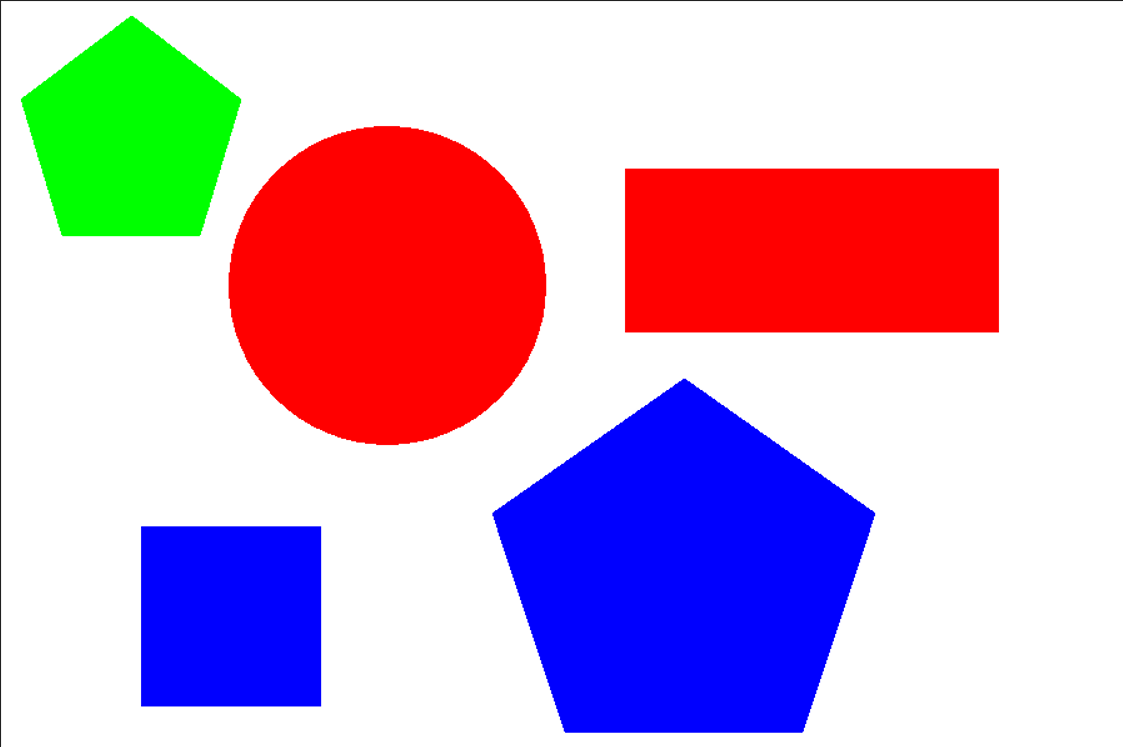
#> input picture Sample.png, 1123 x 747 px
$ python colour_detection.py
#> lines starting #> are read from the running program, lines starting #| are printed output that depends on the picture; after the words box and inside, x2 and y2 are one past the last pixel; in counts of white or black regions, pixels touching at a corner belong together
import numpy as np
import cv2


# Capturing video through webcam
img = cv2.imread(r"Sample.png")
#> img is the input picture: shape (747, 1123, 3); mean B, G, R 201.4, 173.2, 205.7


# Convert the imageFrame in BGR(RGB color space) to HSV(hue-saturation-value) color space
hsvFrame = cv2.cvtColor(img, cv2.COLOR_BGR2HSV)
#> hsvFrame: shape (747, 1123, 3); mean H, S, V 20.8, 91.6, 254.5


# Set range for red color and define mask
red_lower = np.array([0,50,50], np.uint8)
red_upper = np.array([10, 255, 255], np.uint8)
red_mask = cv2.inRange(hsvFrame, red_lower, red_upper)
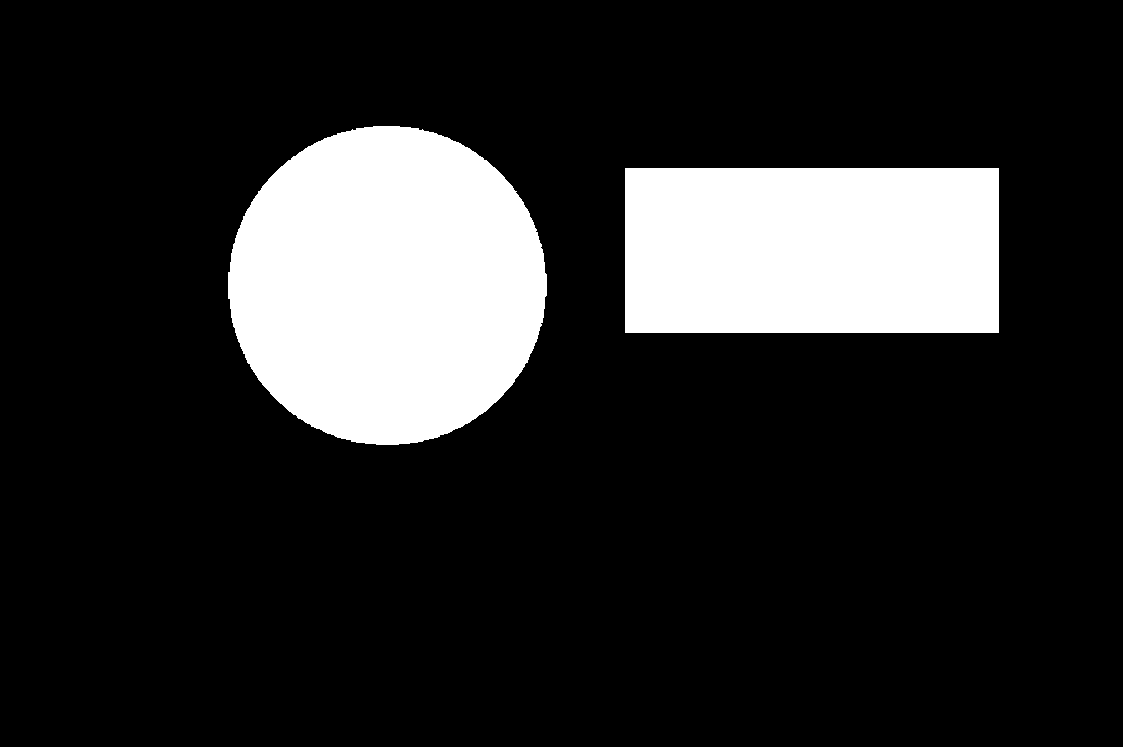
#> red_mask: shape (747, 1123); 16.9% white; 2 white regions, box (x1, y1, x2, y2) and area: (228, 126, 547, 445) 79811, (625, 168, 999, 333) 61710
cv2.imshow("red mask",red_mask)

# Set range for green color and define mask
green_lower = np.array([25, 52, 72], np.uint8)
green_upper = np.array([102, 255, 255], np.uint8)
green_mask = cv2.inRange(hsvFrame, green_lower, green_upper)
#> green_mask: shape (747, 1123); 4.1% white; 1 white region, box (x1, y1, x2, y2) and area: (21, 16, 241, 236) 34053
cv2.imshow("green mask",green_mask)

# Set range for blue color and define mask
blue_lower = np.array([94, 80, 2], np.uint8)
blue_upper = np.array([120, 255, 255], np.uint8)
blue_mask = cv2.inRange(hsvFrame, blue_lower, blue_upper)
#> blue_mask: shape (747, 1123); 15.1% white; 2 white regions, box (x1, y1, x2, y2) and area: (492, 379, 875, 733) 94463, (141, 526, 321, 707) 32580
cv2.imshow("blue mask",blue_mask)
# Morphological Transform, Dilation for each color and bitwise_and operator between img and mask determines to detect only that particular color
kernal = np.ones((5, 5), "uint8")

# For red color
red_mask = cv2.dilate(red_mask, kernal)
#> red_mask: shape (747, 1123); 17.4% white; 2 white regions, box (x1, y1, x2, y2) and area: (226, 124, 549, 447) 82389, (623, 166, 1001, 335) 63882
res_red = cv2.bitwise_and(img, img,
                            mask = red_mask)
cv2.imshow("and",res_red)


# For green color
green_mask = cv2.dilate(green_mask, kernal)
#> green_mask: shape (747, 1123); 4.3% white; 1 white region, box (x1, y1, x2, y2) and area: (19, 14, 243, 238) 35839
res_green = cv2.bitwise_and(img, img,
                            mask = green_mask)

# For blue color
blue_mask = cv2.dilate(blue_mask, kernal)
#> blue_mask: shape (747, 1123); 15.7% white; 2 white regions
res_blue = cv2.bitwise_and(img, img,
                            mask = blue_mask)
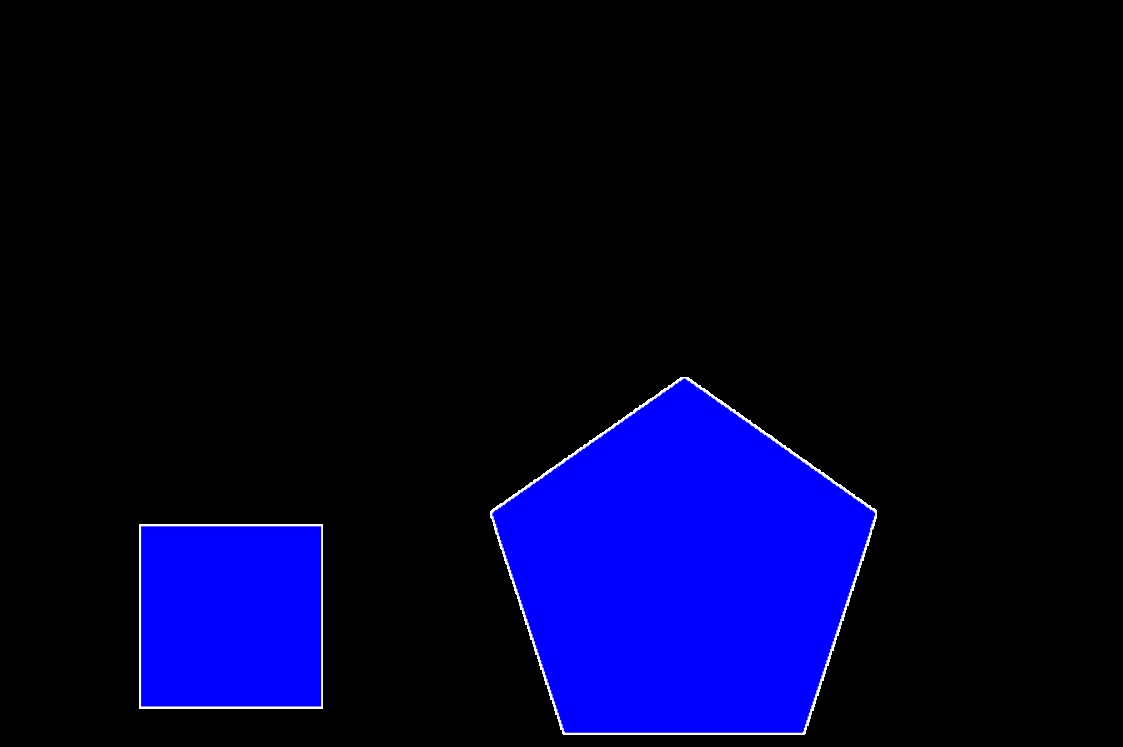
#> res_blue: shape (747, 1123, 3); mean B, G, R 40, 1.5, 1.5


# Creating contour to track red color
contours, hierarchy = cv2.findContours(red_mask,
                                        cv2.RETR_TREE,
                                        cv2.CHAIN_APPROX_SIMPLE)
#> contours = 2 contours; box (x1, y1, x2, y2) and area: (226, 124, 549, 447) 81922, (623, 166, 1001, 335) 63336

print(contours)
#> (printed output is left out)

for pic, contour in enumerate(contours):
    area = cv2.contourArea(contour)
    if(area > 300):
        x, y, w, h = cv2.boundingRect(contour)
        img = cv2.rectangle(img, (x, y),
                                    (x + w, y + h),
                                    (0, 0, 255), 2)

        cv2.putText(img, "Red Colour", (x, y),
                    cv2.FONT_HERSHEY_SIMPLEX, 1.0,
                    (0, 0, 255))
#> this loop made 2 passes
#> (pic, contour, area, x, y, w, h) on pass 1: (0, [[623, 166], [623, 334], [1000, 334], [1000, 166]], 63336, 623, 166, 378, 169)
#> (pic, area, x, y, w, h) on pass 2: (1, 81922.5, 226, 124, 323, 323)
#> img: shape (747, 1123, 3); mean B, G, R 199.1, 170.8, 205.7


# Creating contour to track green color
contours, hierarchy = cv2.findContours(green_mask,
                                        cv2.RETR_TREE,
                                        cv2.CHAIN_APPROX_SIMPLE)
#> contours = 1 contour; box (x1, y1, x2, y2) and area: (19, 14, 243, 238) 35510

for pic, contour in enumerate(contours):
    area = cv2.contourArea(contour)
    if(area > 300):
        x, y, w, h = cv2.boundingRect(contour)
        img = cv2.rectangle(img, (x, y),
                                    (x + w, y + h),
                                    (0, 255, 0), 2)

        cv2.putText(img, "Green Colour", (x, y),
                    cv2.FONT_HERSHEY_SIMPLEX,
                    1.0, (0, 255, 0))
#> this loop made 1 pass
#> (pic, area, x, y, w, h) on pass 1: (0, 35509.5, 19, 14, 224, 224)
#> pass 1, `img = cv2.rectangle(img, (x, y), (x + w, y + h), (0, 255, 0), 2)`:
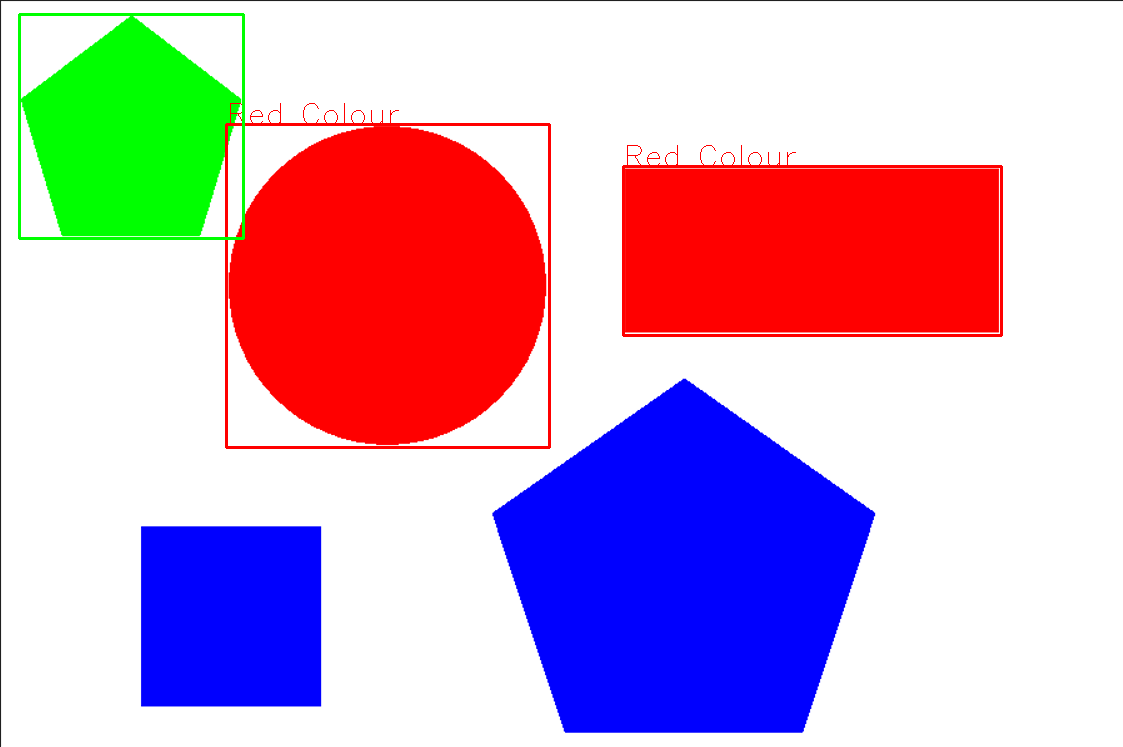
#> img: shape (747, 1123, 3); mean B, G, R 198.3, 170.9, 204.9
#> after the loop: img: shape (747, 1123, 3); 0.04% of pixels changed, all inside (x1, y1, x2, y2) = (22, 0, 223, 13)


# Creating contour to track blue color
contours, hierarchy = cv2.findContours(blue_mask,
                                        cv2.RETR_TREE,
                                        cv2.CHAIN_APPROX_SIMPLE)
#> contours = 2 contours; box (x1, y1, x2, y2) and area: (490, 377, 877, 735) 96870, (139, 524, 323, 709) 33672
for pic, contour in enumerate(contours):
    area = cv2.contourArea(contour)
    if(area > 300):
        x, y, w, h = cv2.boundingRect(contour)
        img = cv2.rectangle(img, (x, y),
                                    (x + w, y + h),
                                    (255, 0, 0), 2)

        cv2.putText(img, "Blue Colour", (x, y),
                    cv2.FONT_HERSHEY_SIMPLEX,
                    1.0, (255, 0, 0))
#> this loop made 2 passes
#> (pic, contour, area, x, y, w, h) on pass 1: (0, [[139, 524], [139, 708], [322, 708], [322, 524]], 33672, 139, 524, 184, 185)
#> (pic, area, x, y, w, h) on pass 2: (1, 96870, 490, 377, 387, 358)
#> pass 1, `img = cv2.rectangle(img, (x, y), (x + w, y + h), (255, 0, 0), 2)`:
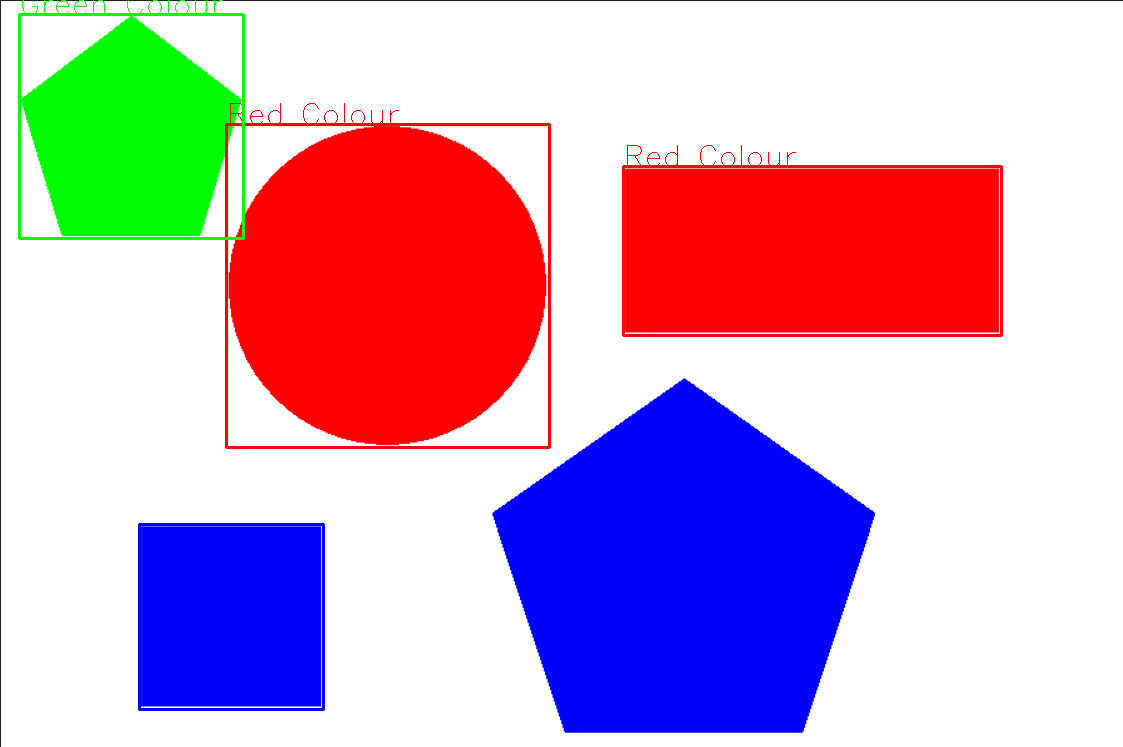
#> img: shape (747, 1123, 3); mean B, G, R 198.2, 170.2, 204.1
#> after the loop:
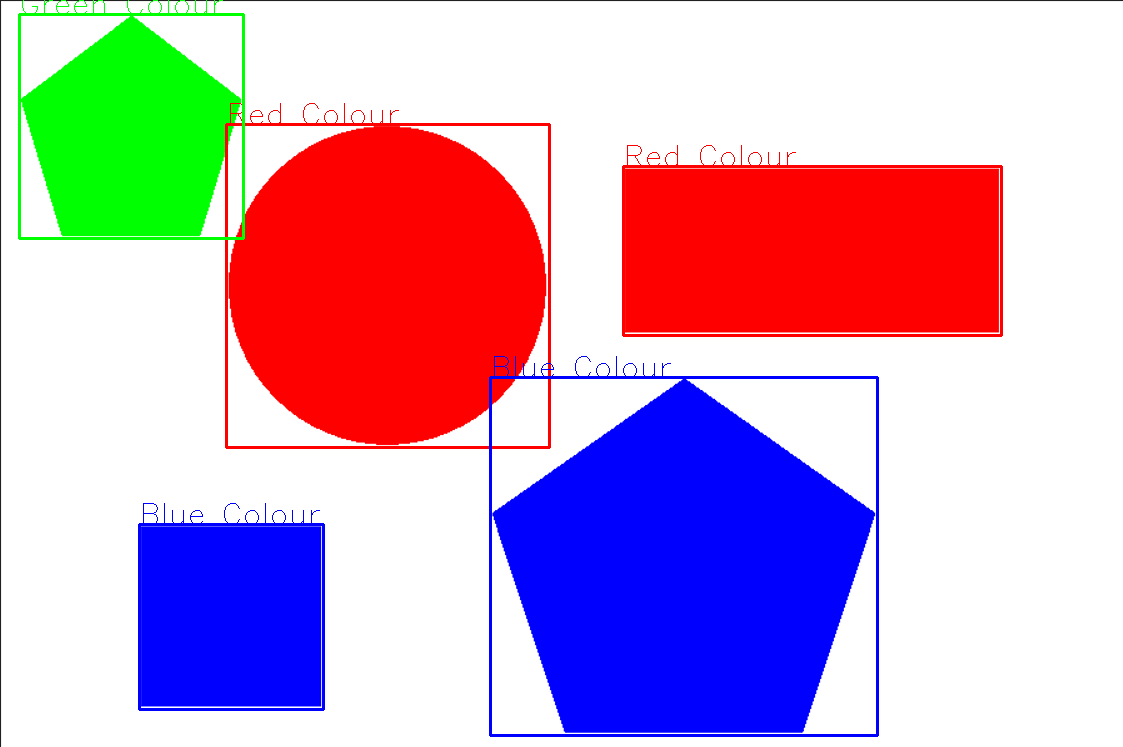
#> img: shape (747, 1123, 3); mean B, G, R 198.3, 168.7, 202.6

# Program Termination
cv2.imshow("Multiple Color Detection for Image", img)
cv2.waitKey(0)
